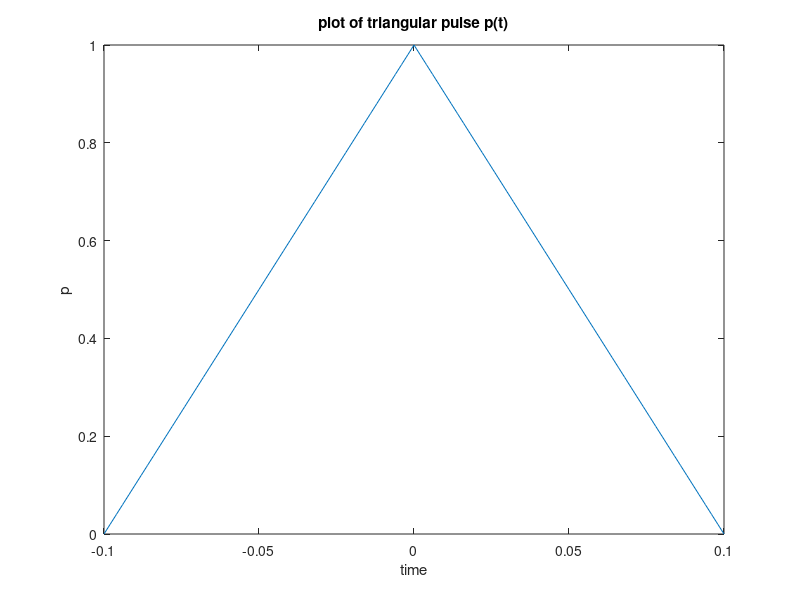
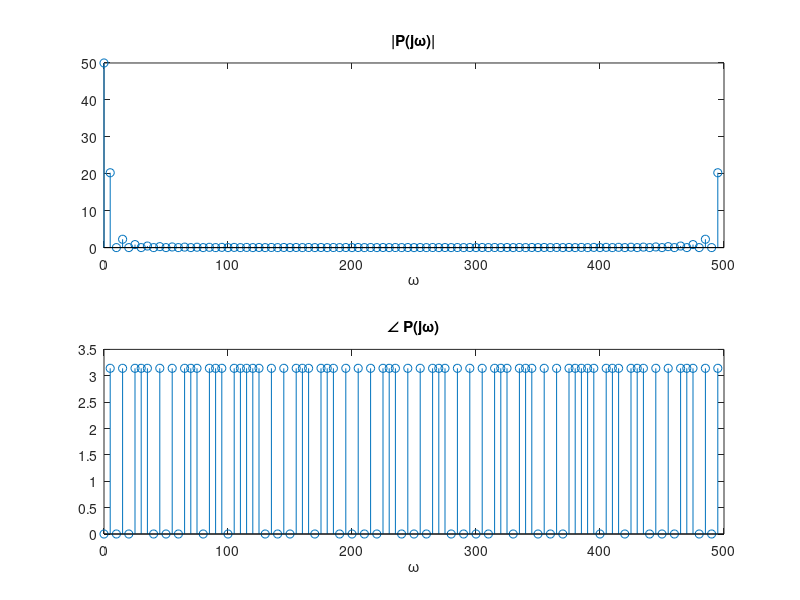
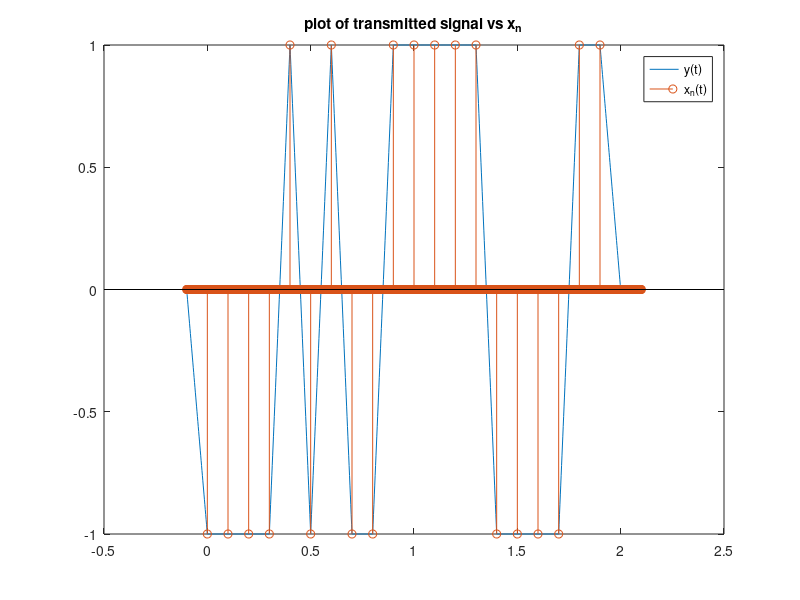
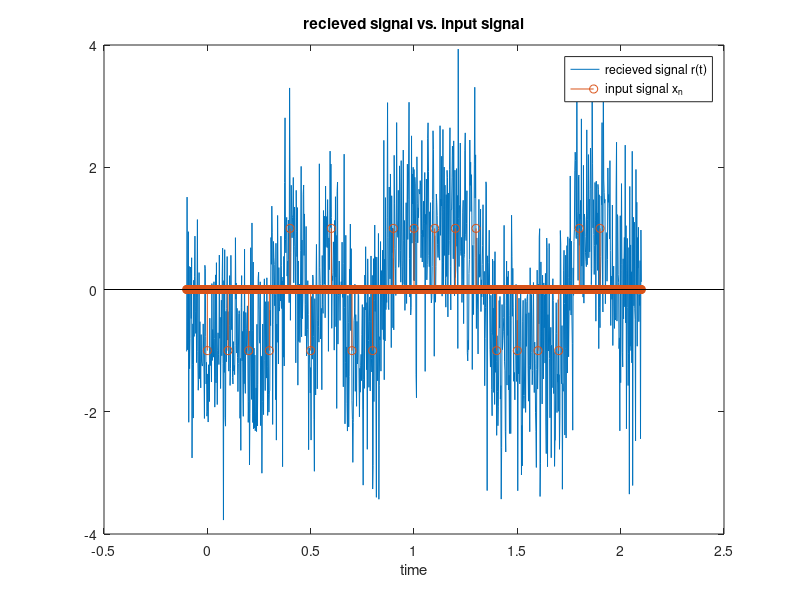

The MATLAB source for these figures, in order: (Note: this script raises an error after producing the figures.)
clear, close all

% param
N = 20; % number of bits
Tp = 0.1; % half the pulse width
dt = Tp/50; % sampling frequency -- keep this constant
fb = 1/(Tp); % bit rate
dt_b = 1/fb; % bit period (how long between bits)
t = 0:dt:(dt_b*N); % time range -- not sure if this is right
sigma = 1; % noise parameter for part e

% upper limit is the number of bit periods times the number of bits

%% PART A -- need graphs, etc
t_pulse = -Tp:dt:Tp;
p = 1-abs(t_pulse./Tp);
% creates triangular pulse that is 2*Tp wide in time

% plot(t_pulse,p)

transform = fft((p(1:end-1)));
Fs = 1/dt;
f = Fs * (0:length(transform)-1)/length(transform);

% figure, stem(abs(transform))

% testing shifted vs unshifted
% x = [0:0.2:1 0.8:-0.2:0.2];
% X = fft(x); X_shift=fft(fftshift(x));
% figure,subplot(2,1,1)
% stem(angle(X))
% subplot(2,1,2), stem(angle(X_shift))
% 
% figure,subplot(2,1,1)
% stem(abs(X))
% subplot(2,1,2)
% stem(abs(X_shift))

%% PART C
bits = 2*((rand(1,N)<0.5)-0.5);

%% PART D

% Thomas
% How I think x should be generated: u take the bits defined in c, and put
% them into an array along with time. every Ts time, there will be one of
% the spikes corresponding to one in bits
% result is kinda same as urs evan, but maybe its more general? idk

% makes a time vector of appropriate length. I chose Ts arbitrarily
Ts = 1/fb;
tx = 0:dt:(N)*Ts;

% insert the message onto xn, put a spike every Ts seconds
xn = zeros(size(tx));
for i=0:N-1
    xn(abs(tx - i * Ts) < .0001) = bits(i+1);
end
% calculate the convolution
y_conv = conv(xn, p);

%% part E
% add noise as specified
nt = sigma*randn(1,length(y_conv));
rt = nt + y_conv;

%% part F

% make a new time axis, again, time is increased by Tp on both sides
tx_out = -Tp:dt:(N)*Ts + Tp;
xhat = zeros(size(rt));
xhat_matched = zeros(size(rt));

p_negt = flip(p);
zn = conv(rt, p_negt, "same");

% make the zero array then add the +1 or -1 as described in the doc
for i=0:N-1
    index = find(abs(tx_out - i* Ts) < .001);
    if rt(index) > 0
        xhat(index) = 1;
    else
        xhat(index) = -1;
    end

    if zn(index) > 0
        xhat_matched(index) = 1;
    else
        xhat_matched(index) = -1;
    end

end


%% Part g
% i
figure;
plot(t_pulse, p);
xlabel('time'),ylabel('p')
title('plot of triangular pulse p(t)')

% TODO plot fft and hand calculate fft
figure
subplot(2, 1, 1)
stem(f, abs(transform))
title('|P(j\omega)|')
xlabel('\omega')
subplot(2, 1, 2)
% correcting phase noise -- the imagionary values were extremely tiny but
% were still causing there to be nonzero phase when the phase should've
% actually been zero

true_phase = zeros(length(transform),1);

for i = 1:length(transform)
    if imag(transform(i)) < 1e-6
        true_phase(i) = angle(real(transform(i)));
    else
        true_phase(i) = angle(transform(i));
    end
end

stem(f,true_phase)
xlabel('\omega')
title('\angle P(j\omega)')
%%
% ii
figure;
plot(tx_out, y_conv)
hold on, stem(tx_out,[zeros(1, floor(length(p)/2)) xn zeros(1, floor(length(p)/2))])
title('plot of transmitted signal vs x_n')
legend('y(t)','x_n(t)')
hold off
% iii
figure;
plot(tx_out, rt);
% plot it against the original impulse message. append zeros. the
% convolution will increase size of axis by half of the size of triangle
% (Tp) on both sides, so add that on
hold on,stem(tx_out,[zeros(1, floor(length(p)/2)) xn zeros(1, floor(length(p)/2))])
title('recieved signal vs. input signal')
xlabel('time')
legend('recieved signal r(t)','input signal x_n')
hold off

% iv
figure, hold on
stem(tx, xhat(Tp/dt+1:end-Tp/dt)),stem(tx,xn)
legend('Signed-based reciever','input signal')
title('sent message and decoded message, signed-based reciever')
xlabel('time')
hold off

figure,hold on
stem(tx, xhat_matched(Tp/dt+1:end-Tp/dt)),stem(tx,xn)
legend('Matched filter reciever','input signal')
title('sent message and decoded message, matched filter reciever')
xlabel('time')
hold off

% v
% bit rate 
disp("Bit rate: " + fb)
disp("noise standard deviation (essentially 1): " + std(nt))

Py = sum(y_conv.^2 * dt);
Pn = sum(nt.^2 * dt);
disp("SNR: " + Py/Pn);

% error rate calculations
xn_sign = xhat(xhat ~= 0);
xn_matched = xhat_matched(xhat_matched ~= 0);
error_rate_sign = sum(xn_sign ~= bits)/N;
error_rate_matched = sum(xn_matched ~= bits)/N;

disp("sign-based reciever error rate: " + error_rate_sign);
disp("matched filter error rate: " + error_rate_matched);

%% part 2
% param
N = 40; % number of bits
Tp = 0.1; % half the pulse width
dt = Tp/50; % sampling frequency -- keep this constant
dt_b = 1/fb; % bit period (how long between bits)
t = 0:dt:(dt_b*N); % time range -- not sure if this is right

t_pulse = -Tp:dt:Tp;
p = 1-abs(t_pulse./Tp);
% cycle through the different fb
for inter = 1:2
    fb = 1/inter/Tp;
    sigmarray = 0:.1:1;
    snrs = zeros(size(sigmarray));
    errorSign = zeros(size(sigmarray));
    errorMatch = zeros(size(sigmarray));
    % cycle through sigmas
    for in = 1:length(sigmarray)
        % do stuff that i copied from above
        thisig = sigmarray(in);
    
        bits = 2*((rand(1,N)<0.5)-0.5);
        Ts = 1/fb;
        tx = 0:dt:(N)*Ts;
        
        % insert the message onto xn, put a spike every Ts seconds
        xn = zeros(size(tx));
        for i=0:N-1
            xn(abs(tx - i * Ts) < .0001) = bits(i+1);
        end
        % calculate the convolution
        y_conv = conv(xn, p);
        
        nt = thisig*randn(1,length(y_conv));
        rt = nt + y_conv;
        
        tx_out = -Tp:dt:(N)*Ts + Tp;
        xhat = zeros(size(rt));
        xhat_matched = zeros(size(rt));
        
        p_negt = flip(p);
        zn = conv(rt, p_negt, "same");
        
        % make the zero array then add the +1 or -1 as described in the doc
        for i=0:N-1
            index = find(abs(tx_out - i* Ts) < .001);
            if rt(index) > 0
                xhat(index) = 1;
            else
                xhat(index) = -1;
            end
        
            if zn(index) > 0
                xhat_matched(index) = 1;
            else
                xhat_matched(index) = -1;
            end
        
        end
        Py = sum(y_conv.^2 * dt);
        Pn = sum(nt.^2 * dt);
        % disp("SNR: " + Py/Pn);
        
        snrs(in) = Py/Pn;
        if Pn == 0
            snrs(in) = 0;
        end
        xn_sign = xhat(xhat ~= 0);
        xn_matched = xhat_matched(xhat_matched ~= 0);
        error_rate_sign = sum(xn_sign ~= bits)/N;
        error_rate_matched = sum(xn_matched ~= bits)/N;
        errorSign(in) = error_rate_sign;
        errorMatch(in) = error_rate_matched;
    end
    figure;
    hold on
    plot(errorSign, snrs);
    plot(errorMatch, snrs);
    ylabel("snr");
    xlabel("error");
    title("fb = 1/" + inter + "Tp");
    legend("Sign", "Matched");
end
